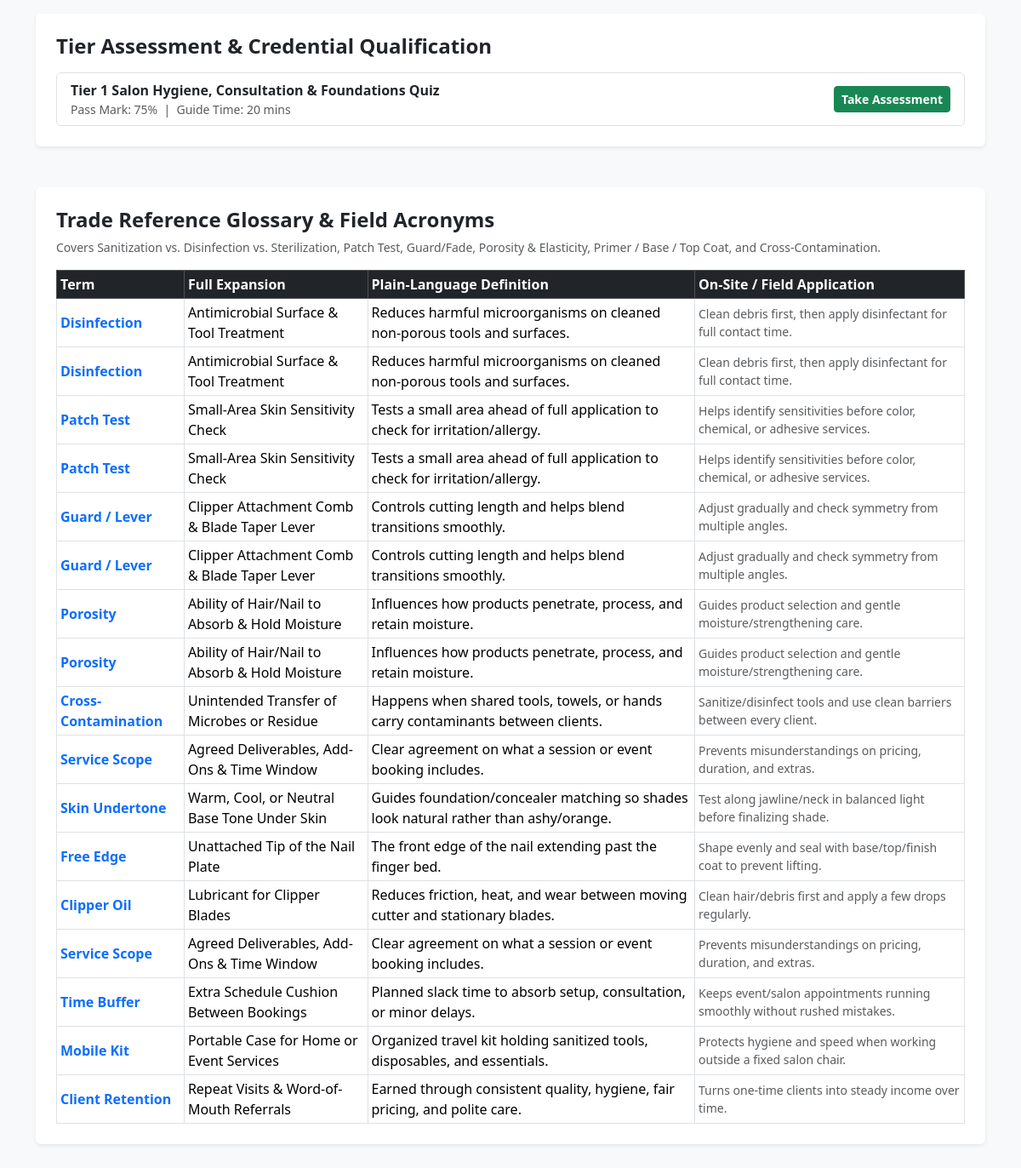
/vocational/beauty-grooming-tier-1-foundation/ (lower part), run on an earlier commit of the app's database.
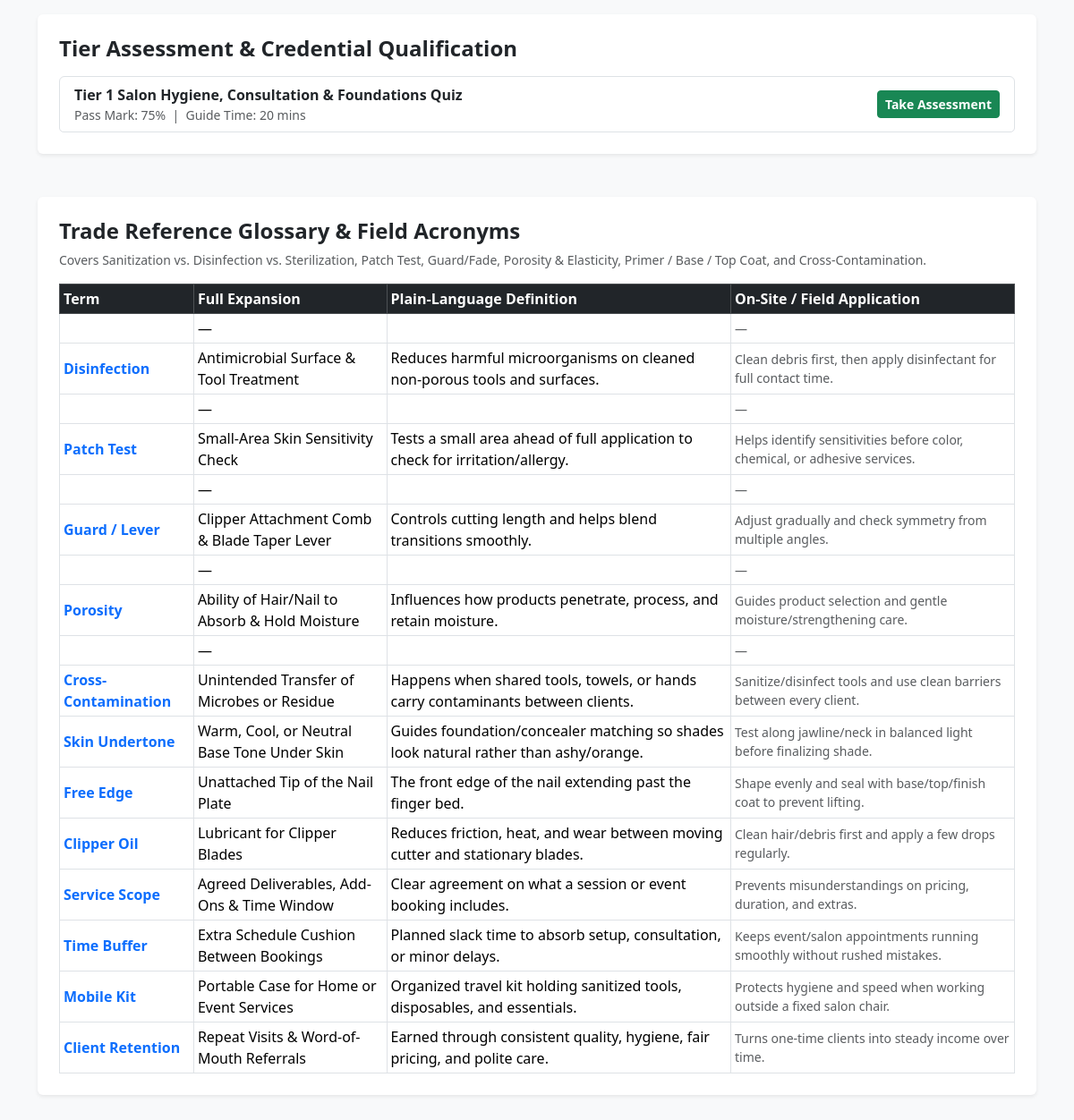
And on a later commit of the database.
### assessments/models.py (models this page shows, shortened)
class Quiz(models.Model):
    QUIZ_TYPE_CHOICES = [
        ("formative", "Periodic Knowledge Check (Lesson Checkpoint)"),
        ("module_test", "Module Proficiency Test"),
        ("scenario_exam", "Real-Life Diagnostic / Field Scenario Test"),
        ("final_exam", "Tier / Final Certification Capstone Exam"),
    ]
    TIER_CHOICES = TradeCourse.TIER_CHOICES
    title = models.CharField(max_length=255)
    tier = models.CharField(
        max_length=20,
        choices=TIER_CHOICES,
        default="tier_1",
        help_text="Assessment tier: Tier 1 (Readiness), Tier 2 (Proficiency), or Tier 3 (Mastery)",
    )
    trade_course = models.ForeignKey(
        TradeCourse, related_name="quizzes", on_delete=models.CASCADE, null=True, blank=True
    )
    trade_module = models.ForeignKey(
        TradeModule, related_name="quizzes", on_delete=models.CASCADE, null=True, blank=True
    )
    lesson = models.ForeignKey(
        TradeLesson, related_name="quizzes", on_delete=models.CASCADE, null=True, blank=True
    )
    instructions = models.TextField(
        blank=True,
        help_text="Clear instructions, scenario context, and rules before starting the test",
    )
    quiz_type = models.CharField(
        max_length=20, choices=QUIZ_TYPE_CHOICES, default="formative"
    )
    passing_score_percentage = models.PositiveIntegerField(
        default=75,
        help_text="Recommended: 70–75% for Tier 1/2, 80% for Tier 3 Capstone",
    )
    time_limit_minutes = models.PositiveIntegerField(
        default=20,
        help_text="Suggested time limit in minutes (0 = untimed for low-bandwidth flexibility)",
    )
    class Meta:
        verbose_name_plural = "Quizzes"
        ordering = ["tier", "id"]

### vocational/models.py (models this page shows, shortened)
class TradeGlossaryTerm(models.Model):
    GLOSSARY_CATEGORY_CHOICES = [
        ("general", "General & Units"),
        ("equipment", "Equipment & Components"),
        ("tools", "Tools & Testing Instruments"),
        ("safety", "Safety, Protection & Standards"),
        ("business", "Sizing, Commissioning & Business"),
    ]
    course = models.ForeignKey(
        TradeCourse,
        related_name="glossary_terms",
        on_delete=models.CASCADE,
        null=True,
        blank=True,
        help_text="Optional course link; leave blank to make term available across all trades",
    )
    category = models.ForeignKey(
        TradeCategory,
        related_name="glossary_terms",
        on_delete=models.SET_NULL,
        null=True,
        blank=True,
    )
    topic_group = models.CharField(
        max_length=30,
        choices=GLOSSARY_CATEGORY_CHOICES,
        default="general",
    )
    term = models.CharField(
        max_length=120,
        help_text="Term or acronym (e.g., EPDM, MC4, Voc, DoD, MPPT, SPD)",
    )
    full_expansion = models.CharField(
        max_length=255,
        blank=True,
        help_text="Full form if an acronym (e.g., Ethylene Propylene Diene Monomer)",
    )
    definition = models.TextField(
        help_text="Clear, plain-language explanation for learners"
    )
    field_application = models.TextField(
        blank=True,
        help_text="How this term applies on site, in sizing, or in avoiding mistakes",
    )
    available_from_tier_1 = models.BooleanField(
        default=True,
        help_text="Show in Tier 1 starter/early glossary to motivate learners early",
    )
    order = models.PositiveIntegerField(default=0)
    class Meta:
        ordering = ["order", "term"]

### vocational/views.py (the view, shortened to what this page needs)
# urls.py: path('<slug:slug>/', course_detail_view, name='course_detail'),
def course_detail_view(request, slug):
    _sync_user_language(request)
    course = get_object_or_404(
        TradeCourse.objects.select_related("category").prefetch_related(
            "modules__lessons",
            "glossary_terms",
            "quizzes",
        ),
        slug=slug,
    )
    has_access = _user_has_course_access(request, course)
    sibling_courses = list(
        TradeCourse.objects.filter(category=course.category).order_by("tier", "title")
    )
    quizzes = Quiz.objects.filter(trade_course=course).order_by("tier", "id")
    context = {
        "course": course,
        "has_access": has_access,
        "sibling_courses": sibling_courses,
        "quizzes": quizzes,
    }
    return render(request, "vocational/course_detail.html", context)

### vocational/views.py (called while the page is built, shortened)
def _user_has_course_access(request, course: TradeCourse) -> bool:
    if course.is_free_tier or course.tier == "tier_1":
        return True

def _sync_user_language(request):
    user = getattr(request, "user", None)
    if (
        user
        and user.is_authenticated
        and not request.session.get("_language")
        and getattr(user, "preferred_language", None)
    ):
        translation.activate(user.preferred_language)
        request.LANGUAGE_CODE = user.preferred_language

### templates/vocational/course_detail.html (shortened to what this page needs)
{% load i18n %}
{% get_current_language as LANGUAGE_CODE %}
<!DOCTYPE html>
<html lang="{{ LANGUAGE_CODE }}" dir="{% if LANGUAGE_CODE == 'ar' %}rtl{% else %}ltr{% endif %}">
<head>
    <link href="https://cdn.jsdelivr.net/npm/bootstrap@5.3.3/dist/css/bootstrap.min.css" rel="stylesheet">
</head>
<body class="bg-light">
    <div class="container my-5">
        {% if quizzes %}
            <div class="card border-0 shadow-sm p-4 mb-5">
                <h2 class="h4 fw-bold mb-3">Tier Assessment &amp; Credential Qualification</h2>
                <div class="list-group">
                    {% for quiz in quizzes %}
                        <div class="list-group-item d-flex justify-content-between align-items-center flex-wrap gap-2">
                            <div>
                                <strong>{{ quiz.title }}</strong>
                                <div class="small text-muted">
                                    Pass Mark: {{ quiz.passing_score_percentage }}% &nbsp;|&nbsp; Guide Time: {{ quiz.time_limit_minutes }} mins
                                </div>
                            </div>
                            {% if has_access %}
                                <a href="{% url 'assessments:quiz_submit' quiz.id %}" class="btn btn-sm btn-success fw-semibold">Take Assessment</a>
                            {% else %}
                                <span class="badge bg-secondary">Unlock Tier to Attempt</span>
                            {% endif %}
                        </div>
                    {% endfor %}
                </div>
            </div>
        {% endif %}
        {% if course.glossary_terms.all %}
            <div class="card border-0 shadow-sm p-4 mb-4">
                <h2 class="h4 fw-bold mb-2">Trade Reference Glossary &amp; Field Acronyms</h2>
                {% if course.course_glossary_overview %}
                    <p class="text-muted small mb-3">{{ course.course_glossary_overview }}</p>
                {% endif %}
                <div class="table-responsive">
                    <table class="table table-bordered table-sm align-middle mb-0">
                        <thead class="table-dark">
                            <tr>
                                <th>Term</th>
                                <th>Full Expansion</th>
                                <th>Plain-Language Definition</th>
                                <th>On-Site / Field Application</th>
                            </tr>
                        </thead>
                        <tbody>
                            {% for item in course.glossary_terms.all %}
                                <tr>
                                    <td class="fw-bold text-primary">{{ item.term }}</td>
                                    <td>{{ item.full_expansion|default:"—" }}</td>
                                    <td>{{ item.definition }}</td>
                                    <td class="small text-muted">{{ item.field_application|default:"—" }}</td>
                                </tr>
                            {% endfor %}
                        </tbody>
                    </table>
                </div>
            </div>
        {% endif %}
    </div>
</body>
</html>

What changed in the data, as far as the page shows it:
changed TradeGlossaryTerm (number 1 of 17 on the later page): full_expansion "Antimicrobial Surface & Tool Treatment" → "—"; field_application "Clean debris first, then apply disinfectant for full contact time." → "—"; term "Disinfection" → (not shown); definition "Reduces harmful microorganisms on cleaned non-porous tools and surfaces." → (not shown)
changed TradeGlossaryTerm (number 3 of 17 on the later page): full_expansion "Small-Area Skin Sensitivity Check" → "—"; field_application "Helps identify sensitivities before color, chemical, or adhesive services." → "—"; term "Patch Test" → (not shown); definition "Tests a small area ahead of full application to check for irritation/allergy." → (not shown)
changed TradeGlossaryTerm (number 5 of 17 on the later page): full_expansion "Clipper Attachment Comb & Blade Taper Lever" → "—"; field_application "Adjust gradually and check symmetry from multiple angles." → "—"; term "Guard / Lever" → (not shown); definition "Controls cutting length and helps blend transitions smoothly." → (not shown)
changed TradeGlossaryTerm (number 7 of 17 on the later page): full_expansion "Ability of Hair/Nail to Absorb & Hold Moisture" → "—"; field_application "Guides product selection and gentle moisture/strengthening care." → "—"; term "Porosity" → (not shown); definition "Influences how products penetrate, process, and retain moisture." → (not shown)
changed TradeGlossaryTerm (number 9 of 17 on the later page): full_expansion "Agreed Deliverables, Add-Ons & Time Window" → "—"; field_application "Prevents misunderstandings on pricing, duration, and extras." → "—"; term "Service Scope" → (not shown); definition "Clear agreement on what a session or event booking includes." → (not shown); moves up the list
